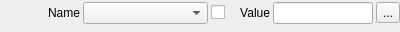
<?xml version="1.0" encoding="UTF-8"?>
<ui version="4.0">
 <class>ComboEditWidget</class>
 <widget class="QWidget" name="ComboEditWidget">
  <property name="geometry">
   <rect>
    <x>0</x>
    <y>0</y>
    <width>400</width>
    <height>32</height>
   </rect>
  </property>
  <property name="sizePolicy">
   <sizepolicy hsizetype="Expanding" vsizetype="Preferred">
    <horstretch>0</horstretch>
    <verstretch>0</verstretch>
   </sizepolicy>
  </property>
  <property name="minimumSize">
   <size>
    <width>50</width>
    <height>0</height>
   </size>
  </property>
  <property name="windowTitle">
   <string>Form</string>
  </property>
  <layout class="QFormLayout" name="formLayout">
   <property name="horizontalSpacing">
    <number>0</number>
   </property>
   <property name="leftMargin">
    <number>0</number>
   </property>
   <property name="topMargin">
    <number>2</number>
   </property>
   <property name="rightMargin">
    <number>0</number>
   </property>
   <property name="bottomMargin">
    <number>2</number>
   </property>
   <item row="0" column="0">
    <layout class="QHBoxLayout" name="horizontalLayout_1">
     <property name="spacing">
      <number>3</number>
     </property>
     <item>
      <widget class="QLabel" name="label_1">
       <property name="minimumSize">
        <size>
         <width>80</width>
         <height>0</height>
        </size>
       </property>
       <property name="text">
        <string>Name</string>
       </property>
       <property name="alignment">
        <set>Qt::AlignRight|Qt::AlignTrailing|Qt::AlignVCenter</set>
       </property>
      </widget>
     </item>
     <item>
      <widget class="QComboBox" name="comboBox">
       <property name="sizePolicy">
        <sizepolicy hsizetype="Fixed" vsizetype="Fixed">
         <horstretch>0</horstretch>
         <verstretch>0</verstretch>
        </sizepolicy>
       </property>
       <property name="minimumSize">
        <size>
         <width>125</width>
         <height>0</height>
        </size>
       </property>
       <property name="maximumSize">
        <size>
         <width>125</width>
         <height>16777215</height>
        </size>
       </property>
      </widget>
     </item>
     <item>
      <widget class="QCheckBox" name="checkBox"/>
     </item>
    </layout>
   </item>
   <item row="0" column="1">
    <layout class="QHBoxLayout" name="horizontalLayout_2">
     <property name="spacing">
      <number>3</number>
     </property>
     <item>
      <widget class="QLabel" name="label_2">
       <property name="minimumSize">
        <size>
         <width>45</width>
         <height>0</height>
        </size>
       </property>
       <property name="text">
        <string>Value</string>
       </property>
       <property name="alignment">
        <set>Qt::AlignRight|Qt::AlignTrailing|Qt::AlignVCenter</set>
       </property>
      </widget>
     </item>
     <item>
      <widget class="QLineEdit" name="lineEdit"/>
     </item>
     <item>
      <widget class="QToolButton" name="toolButton">
       <property name="text">
        <string>...</string>
       </property>
      </widget>
     </item>
    </layout>
   </item>
  </layout>
 </widget>
 <resources/>
 <connections/>
</ui>
